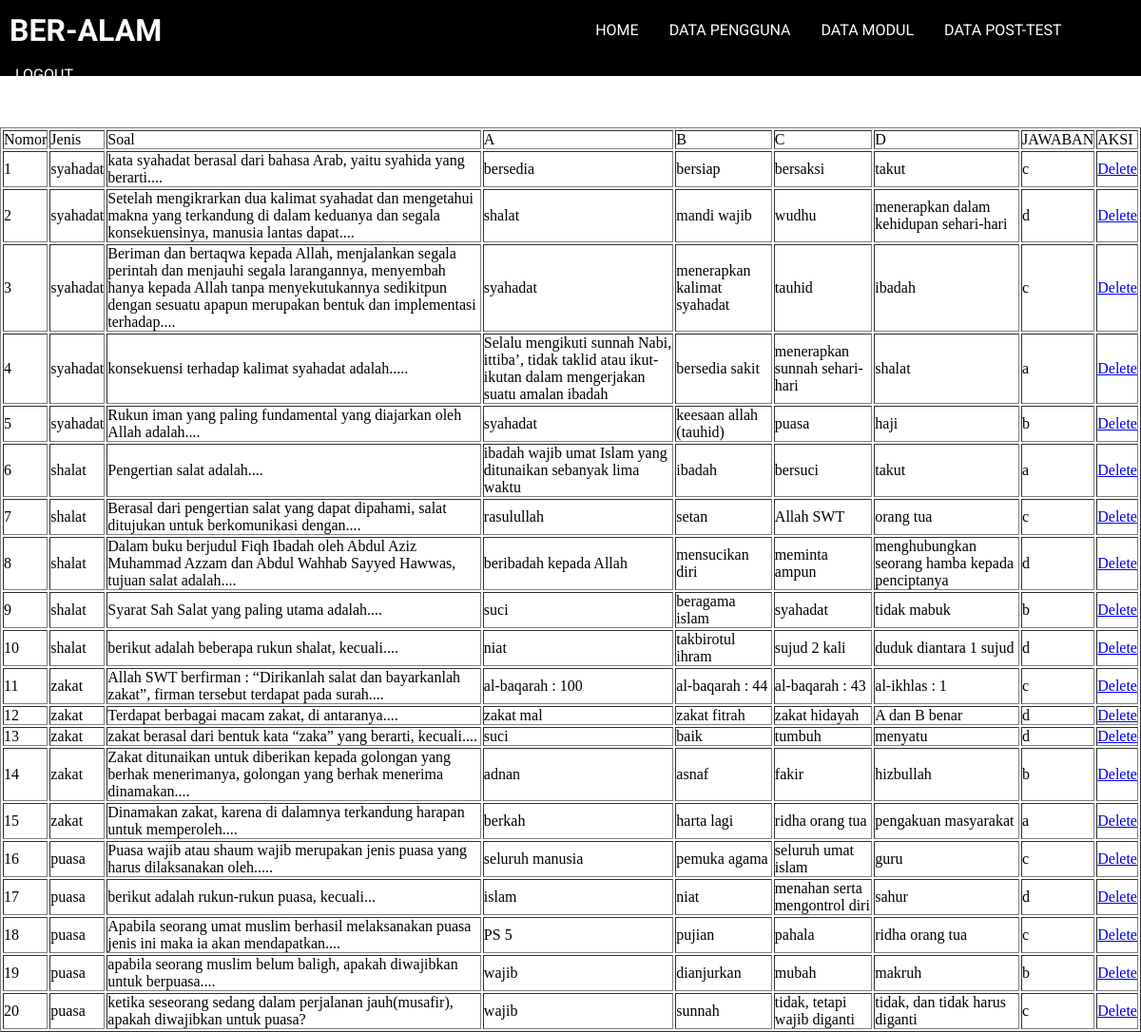
Screenshot of /View/admin/tabel_post.php (signed in) with the database file from the repository.
### tables this page shows
CREATE TABLE IF NOT EXISTS `posttest` (
  `id` int UNSIGNED NOT NULL AUTO_INCREMENT,
  `soal` text,
  `a` varchar(255) DEFAULT NULL,
  `b` varchar(255) DEFAULT NULL,
  `c` varchar(255) DEFAULT NULL,
  `d` varchar(255) DEFAULT NULL,
  `kunci` varchar(255) DEFAULT NULL,
  `jenis` varchar(50) DEFAULT NULL,
  PRIMARY KEY (`id`)
);

### View/admin/tabel_post.php (the view, shortened to what this page needs)
<!DOCTYPE html>
<html lang="en">
<head>
    <link rel="stylesheet" href="../../CSS/datamdl.css">
</head>
<body>
    <ul>
        <li>
            <h1>BER-ALAM</h1>
        </li>
        <li><a href="halaman-admin.php">HOME</a></li>
        <li><a href="data-user.php">DATA PENGGUNA</a></li>
        <li><a href="data-modul.php">DATA MODUL</a></li>
        <li><a href="tabel_post.php">DATA POST-TEST</a></li>
        <li><a href="../../Controller/logout.php">LOGOUT</a></li>
    </ul>
    <div>
        <br><br><br>
        <table class='modul' style="margin-left:auto;margin-right:auto" border="1">
            <tr>
                <td>Nomor</td>
                <td>Jenis</td>
                <td>Soal</td>
                <td>A</td>
                <td>B</td>
                <td>C</td>
                <td>D</td>
                <td>JAWABAN</td>
                <td>AKSI</td>
            </tr>
            <?php
            include '../../Controller/koneksi.php';
            $modul = mysqli_query($con, "SELECT * from posttest");
            $no = 1;
            foreach ($modul as $row) {
                echo "<tr>
    <td>$no</td>
    <td>" . $row['jenis'] . "</td>
    <td>" . $row['soal'] . "</td>
    <td>" . $row['a'] . "</td>
    <td>" . $row['b'] . "</td>
    <td>" . $row['c'] . "</td>
    <td>" . $row['d'] . "</td>
    <td>" . $row['kunci'] . "</td>
    <td>
    <a href='delete2.php?id=$row[id]'>Delete</a>
    </td>
      </tr>";
                $no++;
            } ?>
        </table>
    </div>
</body>
</html>

### CSS/datamdl.css (style rules this page uses)
* { margin : 0; padding : 0; box-sizing: border-box; }
ul { list-style-type: none; margin: 0; padding: 0; overflow: hidden; background-color: rgb(0, 0, 0); position: -webkit-sticky; top: 0; height: 10vh; padding-top: 1vh; }
li { float: left; font-family: 'Roboto'; }
li h1 { color : rgb(255, 255, 255); padding-top: 5px; padding-left: 10px; padding-right: 440px; }
li a { display: block; color: rgb(255, 255, 255); text-align: center; padding: 14px 16px; text-decoration: none; font-family: 'Roboto'; }

### rows the page displays
posttest: jenis "syahadat", soal "kata syahadat berasal dari bahasa Arab, yaitu syahida yang berarti....", a "bersedia", b "bersiap", c "bersaksi", d "takut", kunci "c"
posttest: jenis "syahadat", soal "Setelah mengikrarkan dua kalimat syahadat dan mengetahui makna yang terkandung di dalam keduanya dan segala konsekuensinya, manusia lantas dapat....", a "shalat", b "mandi wajib", c "wudhu", d "menerapkan dalam kehidupan sehari-hari", kunci "d"
posttest: jenis "syahadat", soal "Beriman dan bertaqwa kepada Allah, menjalankan segala perintah dan menjauhi segala larangannya, menyembah hanya kepada Allah tanpa menyekutukannya sedikitpun dengan sesuatu apapun merupakan bentuk dan implementasi terhadap....", a "syahadat", b "menerapkan kalimat syahadat", c "tauhid", d "ibadah", kunci "c"
posttest: jenis "syahadat", soal "konsekuensi terhadap kalimat syahadat adalah.....", a "Selalu mengikuti sunnah Nabi, ittiba’, tidak taklid atau ikut-ikutan dalam mengerjakan suatu amalan ibadah", b "bersedia sakit", c "menerapkan sunnah sehari-hari", d "shalat", kunci "a"
posttest: jenis "syahadat", soal "Rukun iman yang paling fundamental yang diajarkan oleh Allah adalah....", a "syahadat", b "keesaan allah (tauhid)", c "puasa", d "haji", kunci "b"
posttest: jenis "shalat", soal "Pengertian salat adalah....", a "ibadah wajib umat Islam yang ditunaikan sebanyak lima waktu", b "ibadah", c "bersuci", d "takut", kunci "a"
posttest: jenis "shalat", soal "Berasal dari pengertian salat yang dapat dipahami, salat ditujukan untuk berkomunikasi dengan....", a "rasulullah", b "setan", c "Allah SWT", d "orang tua", kunci "c"
posttest: jenis "shalat", soal "Dalam buku berjudul Fiqh Ibadah oleh Abdul Aziz Muhammad Azzam dan Abdul Wahhab Sayyed Hawwas, tujuan salat adalah....", a "beribadah kepada Allah", b "mensucikan diri", c "meminta ampun", d "menghubungkan seorang hamba kepada penciptanya", kunci "d"
posttest: jenis "shalat", soal "Syarat Sah Salat yang paling utama adalah....", a "suci", b "beragama islam", c "syahadat", d "tidak mabuk", kunci "b"
posttest: jenis "shalat", soal "berikut adalah beberapa rukun shalat, kecuali....", a "niat", b "takbirotul ihram", c "sujud 2 kali", d "duduk diantara 1 sujud", kunci "d"
posttest: jenis "zakat", soal "Allah SWT berfirman : “Dirikanlah salat dan bayarkanlah zakat”, firman tersebut terdapat pada surah....", a "al-baqarah : 100", b "al-baqarah : 44", c "al-baqarah : 43", d "al-ikhlas : 1", kunci "c"
posttest: jenis "zakat", soal "Terdapat berbagai macam zakat, di antaranya....", a "zakat mal", b "zakat fitrah", c "zakat hidayah", d "A dan B benar", kunci "d"
posttest: jenis "zakat", soal "zakat berasal dari bentuk kata “zaka” yang berarti, kecuali....", a "suci", b "baik", c "tumbuh", d "menyatu", kunci "d"
posttest: jenis "zakat", soal "Zakat ditunaikan untuk diberikan kepada golongan yang berhak menerimanya, golongan yang berhak menerima dinamakan....", a "adnan", b "asnaf", c "fakir", d "hizbullah", kunci "b"
posttest: jenis "zakat", soal "Dinamakan zakat, karena di dalamnya terkandung harapan untuk memperoleh....", a "berkah", b "harta lagi", c "ridha orang tua", d "pengakuan masyarakat", kunci "a"
posttest: jenis "puasa", soal "Puasa wajib atau shaum wajib merupakan jenis puasa yang harus dilaksanakan oleh.....", a "seluruh manusia", b "pemuka agama", c "seluruh umat islam", d "guru", kunci "c"
posttest: jenis "puasa", soal "berikut adalah rukun-rukun puasa, kecuali...", a "islam", b "niat", c "menahan serta mengontrol diri", d "sahur", kunci "d"
posttest: jenis "puasa", soal "Apabila seorang umat muslim berhasil melaksanakan puasa jenis ini maka ia akan mendapatkan....", a "PS 5", b "pujian", c "pahala", d "ridha orang tua", kunci "c"
posttest: jenis "puasa", soal "apabila seorang muslim belum baligh, apakah diwajibkan untuk berpuasa....", a "wajib", b "dianjurkan", c "mubah", d "makruh", kunci "b"
posttest: jenis "puasa", soal "ketika seseorang sedang dalam perjalanan jauh(musafir), apakah diwajibkan untuk puasa?", a "wajib", b "sunnah", c "tidak, tetapi wajib diganti", d "tidak, dan tidak harus diganti", kunci "c"
